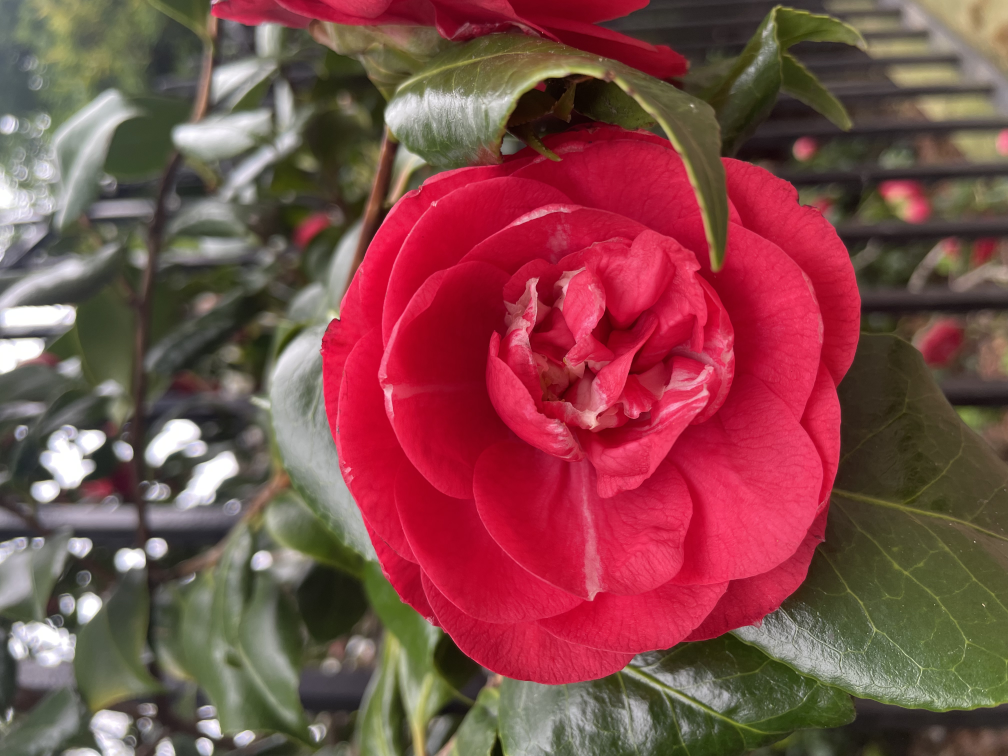
#> input picture Week-8/datawalk/flowers/IMG_3404.jpeg, 4032 x 3024 px, found by its file name (shown at 1/4 size)
$ jupyter execute pop_art.ipynb
#> lines starting #> are read from the running program, lines starting #| are printed output that depends on the picture
[cell 1]
from PIL import Image, ImageDraw, ImageFont

# Replace "path/to/your/image.jpg" with the actual path to your image
image = Image.open("/Users/yadira/ComputerProjectsTwo/Week-8/datawalk/flowers/IMG_3404.jpeg")
#> image is the input picture: PIL image 4032x3024 RGB; mean R, G, B 128.6, 74.3, 73.8

    Define Grid Layout:

You can decide on the number of rows and columns for your grid. Here's an example with a 3x3 grid:

[cell 2]
grid_width, grid_height = 3, 3
image_width, image_height = image.size
#> image_width = 4032; image_height = 3024

# Calculate individual image size within the grid
cell_width = image_width // grid_width
#> cell_width = 1344
cell_height = image_height // grid_height
#> cell_height = 1008

    Resize and Arrange Images:

We'll create a new image to hold the final pop art composition.

[cell 3]
new_image_width = cell_width * grid_width
#> new_image_width = 4032
new_image_height = cell_height * grid_height
#> new_image_height = 3024
final_image = Image.new("RGB", (new_image_width, new_image_height))
#> final_image: PIL image 4032x3024 RGB; every value is 0

for row in range(grid_height):
  for col in range(grid_width):
    # Crop the original image for each cell
    cropped_image = image.crop((col * cell_width, row * cell_height, (col+1) * cell_width, (row+1) * cell_height))
    # Resize the cropped image to fit the cell size
    resized_image = cropped_image.resize((cell_width, cell_height))
    # Paste the resized image into the final image at the correct position
    final_image.paste(resized_image, (col * cell_width, row * cell_height))
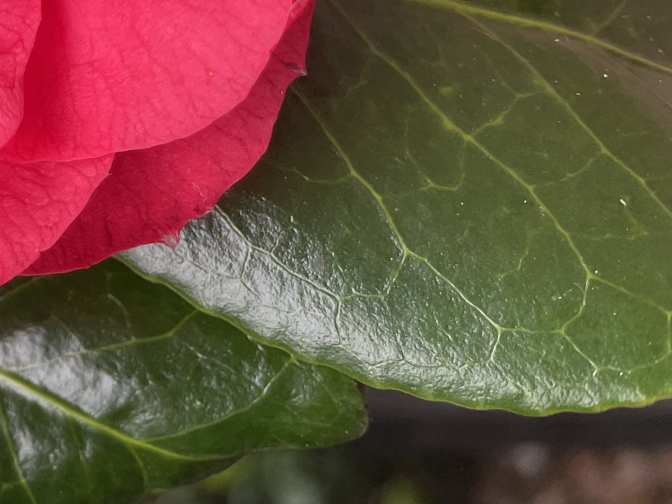
#> resized_image: PIL image 1344x1008 RGB (shown at 1/2 size); mean R, G, B 109.1, 78.3, 62.1

    Add Bold Colors and Lines (Optional):

Here's where you can get creative! Use ImageDraw to draw lines and shapes on the final image. You can also create separate solid color images and paste them as background for each cell.

[cell 4]
draw = ImageDraw.Draw(final_image)

# Example: Draw black lines between cells
line_width = 5
for i in range(1, grid_width):
  draw.line((i * cell_width, 0, i * cell_width, new_image_height), fill="black", width=line_width)
for i in range(1, grid_height):
  draw.line((0, i * cell_height, new_image_width, i * cell_height), fill="black", width=line_width)

# Example: Fill random cells with bold colors
from random import randint
for row in range(grid_height):
  for col in range(grid_width):
    if randint(0, 1):  # 50% chance of filling the cell
      red = randint(0, 255)
      green = randint(0, 255)
      blue = randint(0, 255)
      draw.rectangle(((col * cell_width, row * cell_height), ((col+1) * cell_width, (row+1) * cell_height)), fill=(red, green, blue))

    Add Speech Bubbles or Graphic Elements (Optional):

Use ImageDraw and custom fonts to create speech bubbles and text. You can also import and paste additional images like stars or dots as graphic elements.

[cell 5]
# Example: Add a speech bubble with text to a specific cell
font_path = "path/to/your/font.ttf"  # Replace with your font file path
font_size = 30
draw.ellipse(((cell_width, cell_height), (cell_width * 2, cell_height * 1.5)), fill="white", outline="black", width=3)
draw.text((cell_width * 1.5, cell_height * 0.5), "Pow!", fill="black", font=ImageFont.truetype(font_path, font_size))

Save the Final Image:

[cell 6]
final_image.save("pop_art.jpg")  # Replace with your desired filename
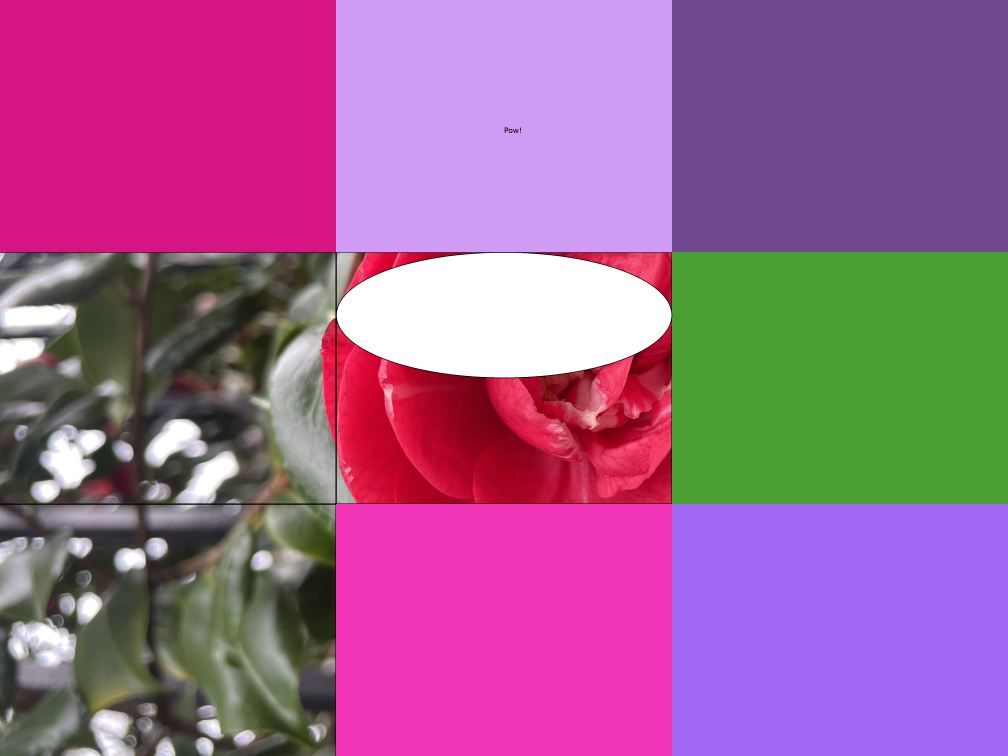
#> saved as pop_art.jpg: PIL image 4032x3024 RGB (shown at 1/4 size); mean R, G, B 159.5, 98.3, 146.9

$ run again, with Week-8/datawalk/flowers/IMG_3392.jpeg copied over Week-8/datawalk/flowers/IMG_3404.jpeg
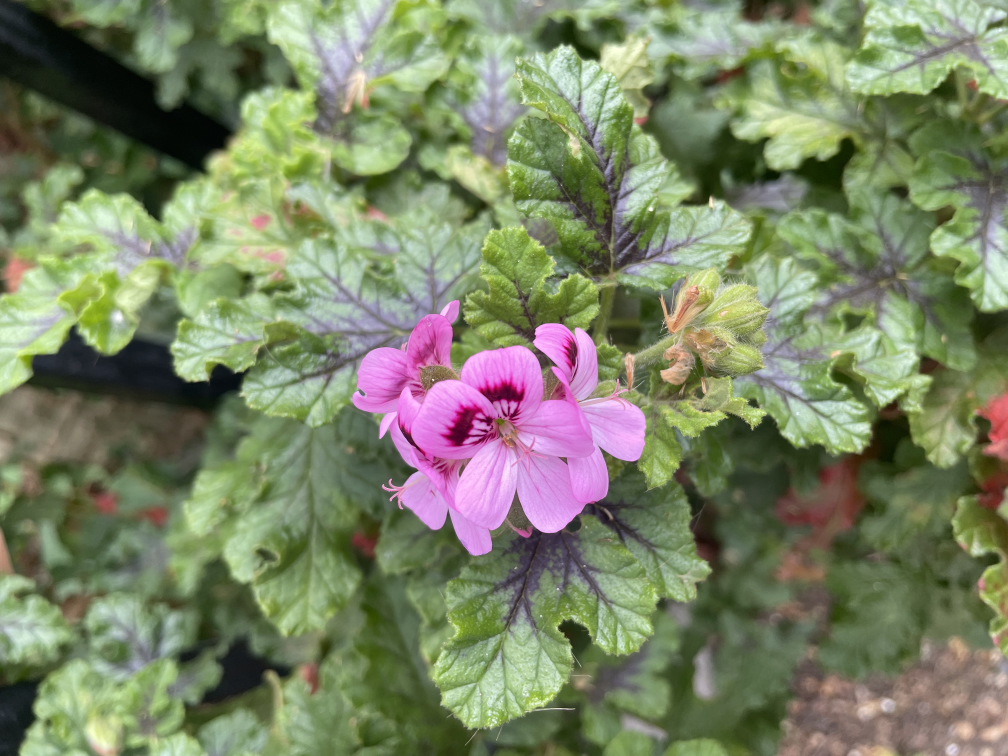
#> input picture Week-8/datawalk/flowers/IMG_3392.jpeg, 4032 x 3024 px, found by its file name (shown at 1/4 size)
#> image is the input picture: PIL image 4032x3024 RGB; mean R, G, B 123.8, 132.5, 102.1
#> final_image: PIL image 4032x3024 RGB; every value is 0
#> after the loop `for row in range(grid_height):`:
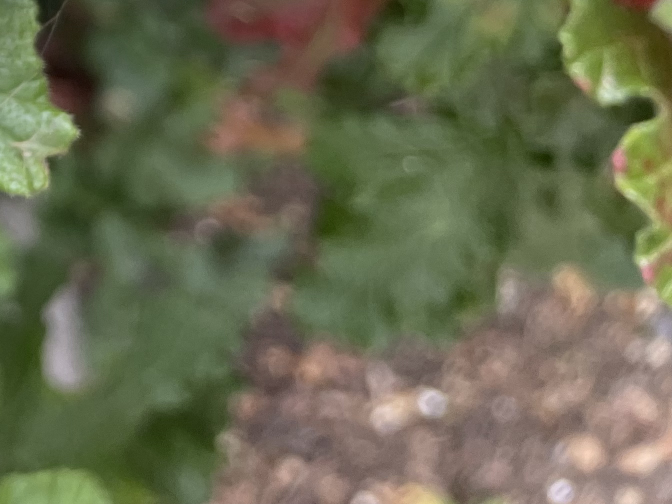
#> resized_image: PIL image 1344x1008 RGB (shown at 1/2 size); mean R, G, B 106.3, 107.9, 81
#> `final_image.save("pop_art.jpg")`:
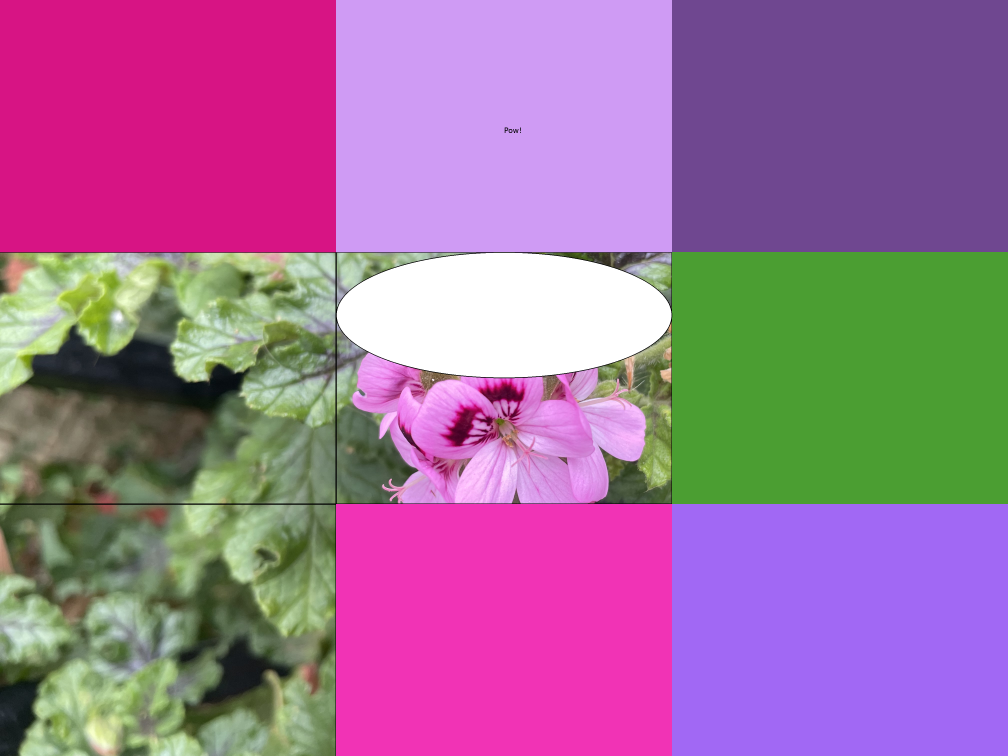
#> saved as pop_art.jpg: PIL image 4032x3024 RGB (shown at 1/4 size); mean R, G, B 161.4, 111.8, 154.3

$ run again, with Week-8/datawalk/flowers/IMG_3394.jpeg copied over Week-8/datawalk/flowers/IMG_3404.jpeg
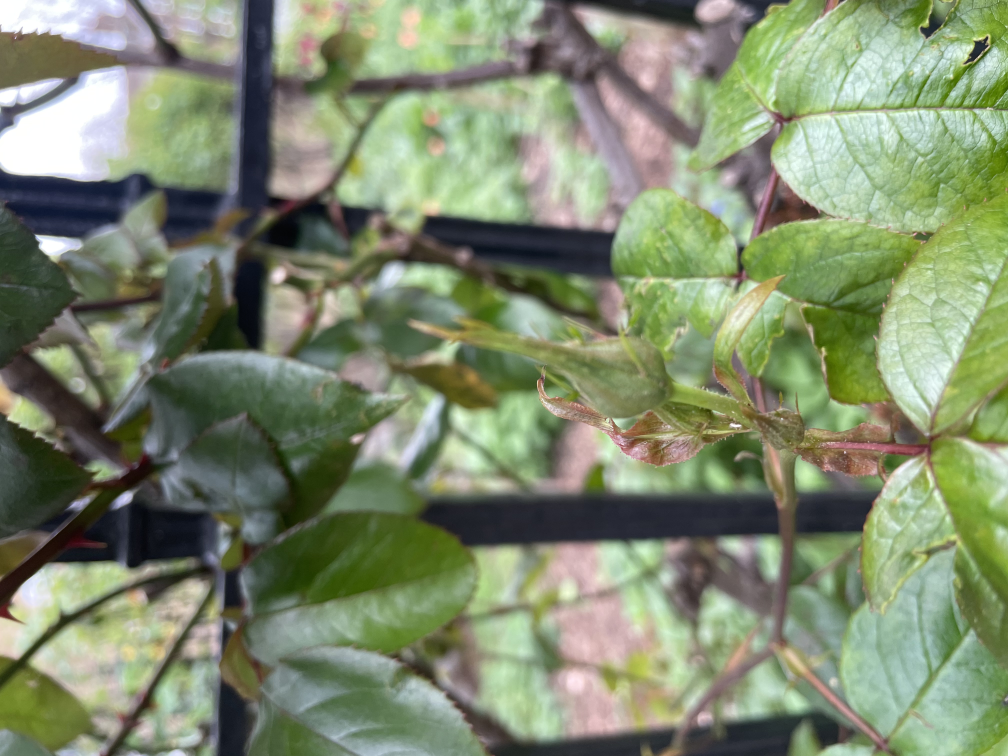
#> input picture Week-8/datawalk/flowers/IMG_3394.jpeg, 4032 x 3024 px, found by its file name (shown at 1/4 size)
#> image is the input picture: PIL image 4032x3024 RGB; mean R, G, B 128.1, 139.1, 111.1
#> final_image: PIL image 4032x3024 RGB; every value is 0
#> after the loop `for row in range(grid_height):`:
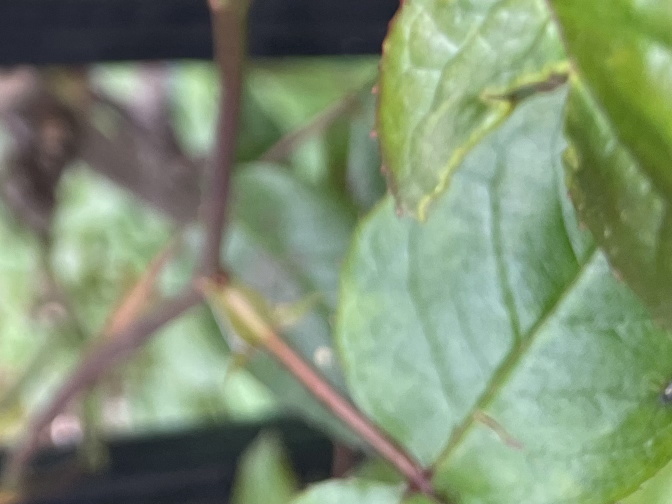
#> resized_image: PIL image 1344x1008 RGB (shown at 1/2 size); mean R, G, B 127.2, 144, 115.7
#> `final_image.save("pop_art.jpg")`:
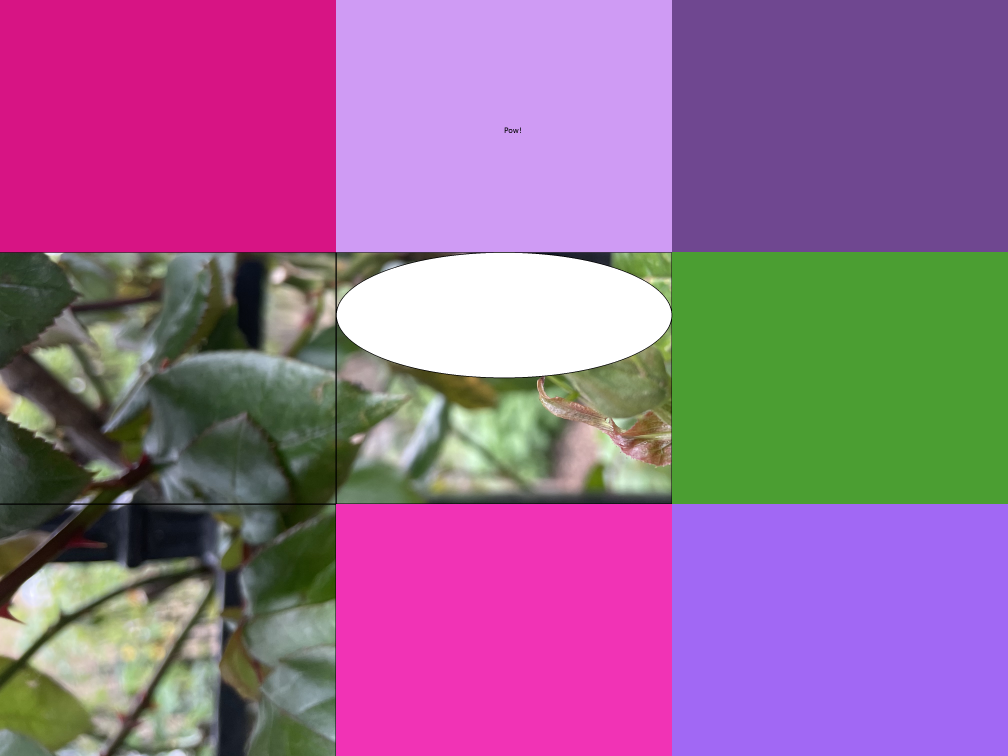
#> saved as pop_art.jpg: PIL image 4032x3024 RGB (shown at 1/4 size); mean R, G, B 153.4, 105.4, 147.6

$ run again, with Week-8/datawalk/flowers/IMG_3395.jpeg copied over Week-8/datawalk/flowers/IMG_3404.jpeg
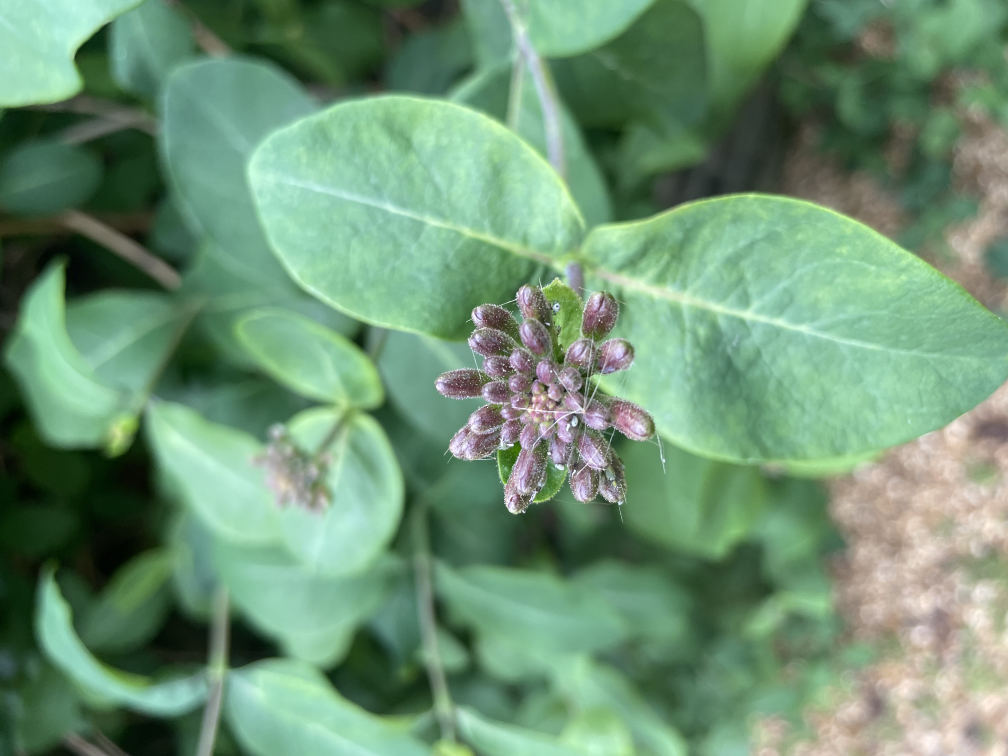
#> input picture Week-8/datawalk/flowers/IMG_3395.jpeg, 4032 x 3024 px, found by its file name (shown at 1/4 size)
#> image is the input picture: PIL image 4032x3024 RGB; mean R, G, B 110.9, 147.2, 116.8
#> final_image: PIL image 4032x3024 RGB; every value is 0
#> after the loop `for row in range(grid_height):`:
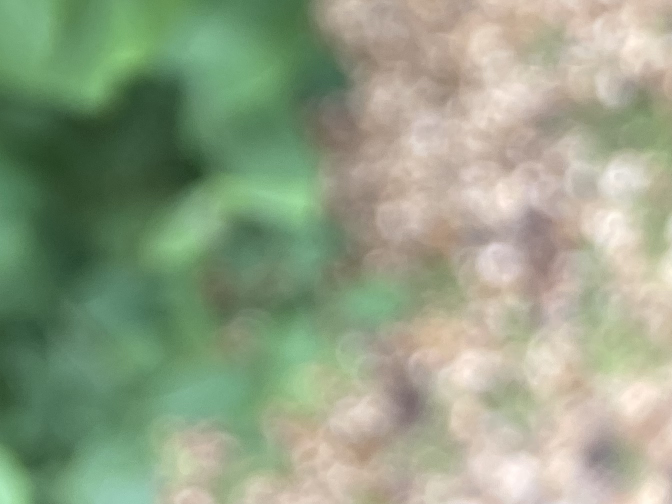
#> resized_image: PIL image 1344x1008 RGB (shown at 1/2 size); mean R, G, B 147.4, 160, 133.3
#> `final_image.save("pop_art.jpg")`:
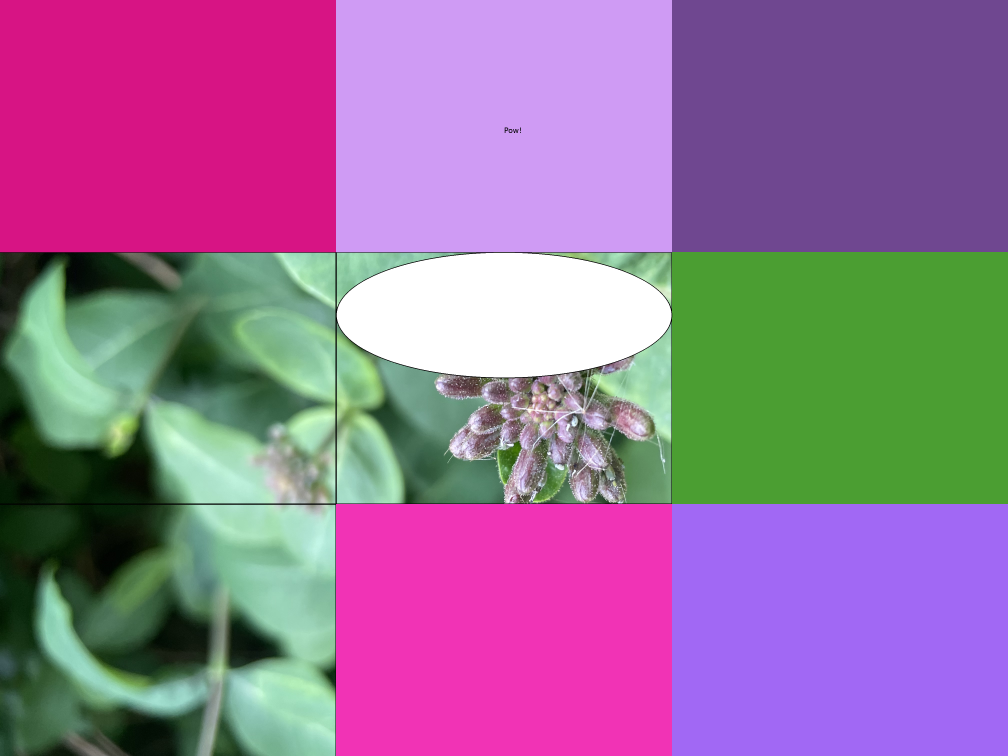
#> saved as pop_art.jpg: PIL image 4032x3024 RGB (shown at 1/4 size); mean R, G, B 151.9, 112.5, 152.8
